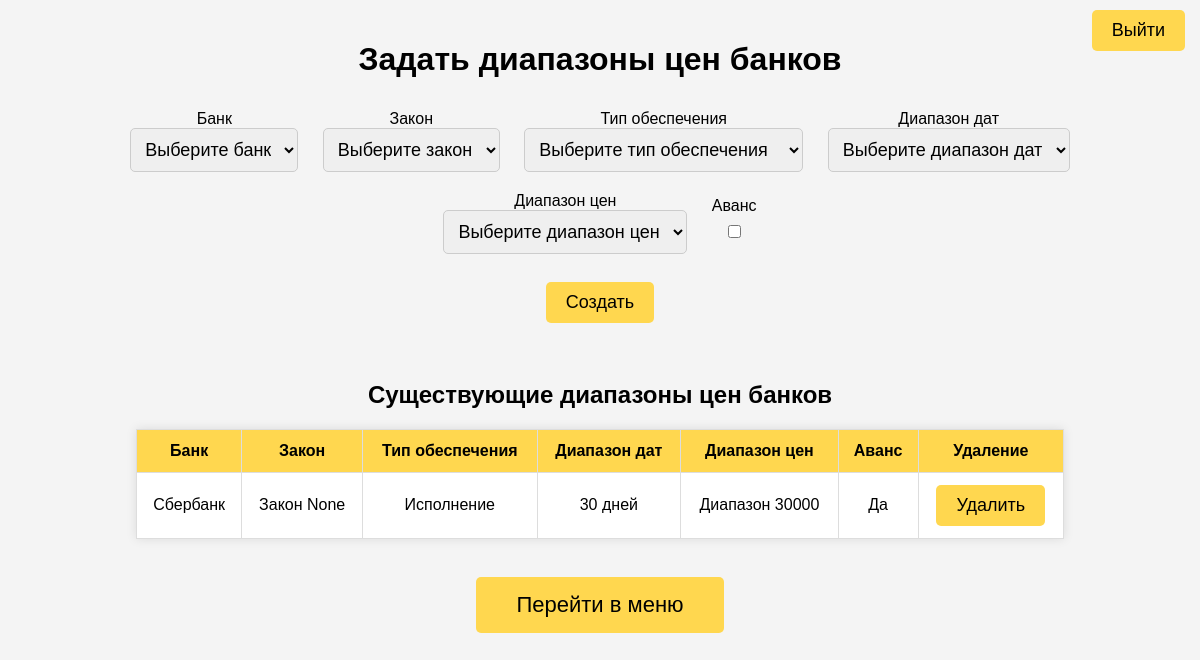
The app's page /create-object/ (signed in), older data.
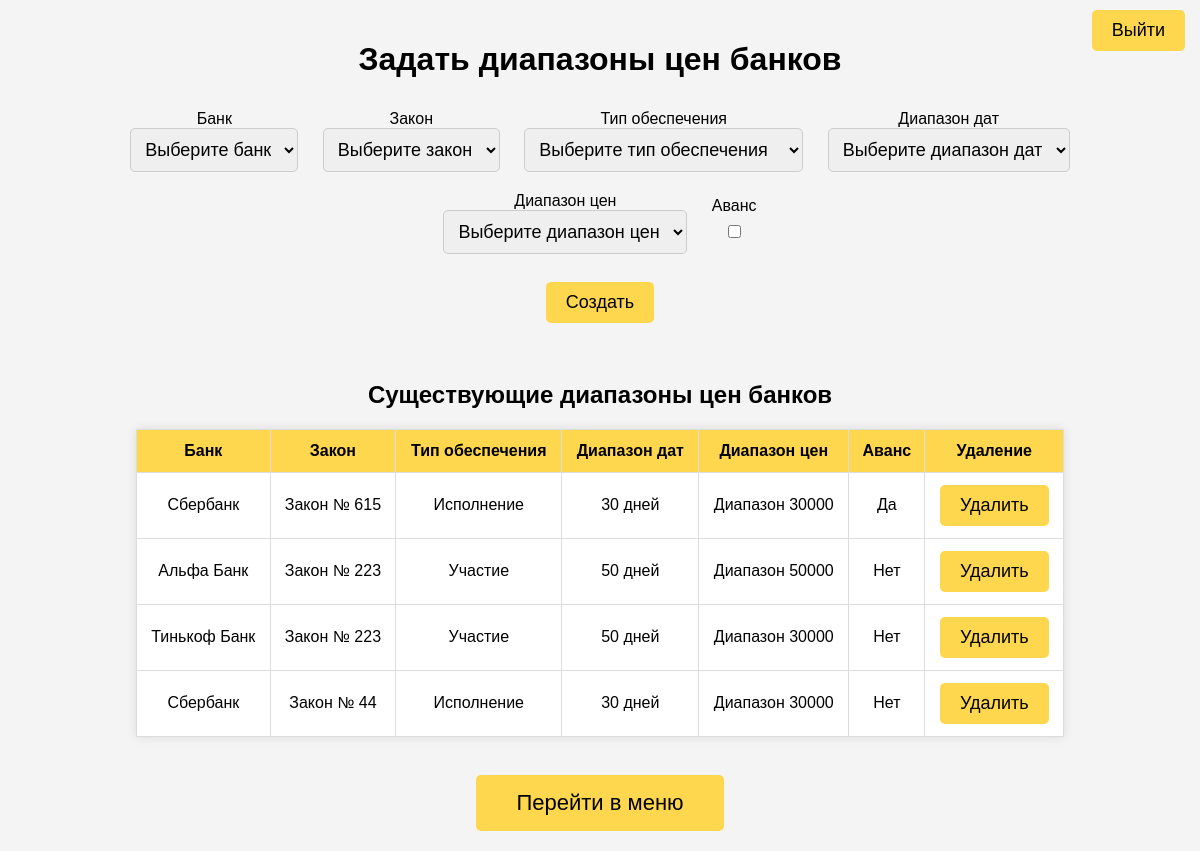
The same page, newer data.
### progarantii_app/models.py (models this page shows, shortened)
class PossibleRangePrices(models.Model):
    objects = models.Manager()
    bank = models.ForeignKey("Bank", on_delete=models.CASCADE, null=True, blank=True, verbose_name="Банк")
    law = models.ForeignKey("Law", on_delete=models.CASCADE, null=True, blank=True, verbose_name="Закон")
    guarantee = models.ForeignKey("Guarantee", on_delete=models.CASCADE, null=True, blank=True, verbose_name="Гарантия")
    have_advance = models.BooleanField(default=False, blank=True, null=True, verbose_name='Аванс')
    date_range_name = models.ForeignKey("DateRangeName", on_delete=models.CASCADE, null=True, blank=True,
                                        verbose_name="Диапазон дат")
    price_range_name = models.ForeignKey("PriceRangeName", on_delete=models.CASCADE, null=True, blank=True,
                                         verbose_name="Диапазон цен")

class Bank(models.Model):
    objects = models.Manager()
    AKRA_RATING = [('AAA(RU)', 'AAA(RU)'), ('AA+(RU)', 'AA+(RU)'), ('AA(RU)', 'AA(RU)'), ('AA-(RU)', 'AA-(RU)'),
                   ('A+(RU)', 'A+(RU)'), ('A+(RU)', 'A+(RU)'), ('A(RU)', 'A(RU)'), ('A-(RU)', 'A-(RU)'),
                   ('BBB+(RU)', 'BBB+(RU)'), ('BBB+(RU)', 'BBB+(RU)'), ('BBB(RU)', 'BBB(RU)'), ('BBB-(RU)', 'BBB-(RU)'),
                   ('BB+(RU)', 'BB+(RU)'), ('BB+(RU)', 'BB+(RU)'), ('BB(RU)', 'BB(RU)'), ('BB-(RU)', 'BB-(RU)'),
                   ('B+(RU)', 'B+(RU)'), ('B(RU)', 'B(RU)'), ('B-(RU)', 'B-(RU)')]
    EXPERT_RA = [('ruAAA', 'ruAAA'), ('ruAA+', 'ruAA+'), ('ruAA', 'ruAA'), ('ruAA-', 'ruAA-'), ('ruA+', 'ruA+'),
                 ('ruA', 'ruA'), ('ruA-', 'ruA-'), ('ruBBB+', 'ruBBB+'), ('ruBBB', 'ruBBB'), ('ruBBB-', 'ruBBB-'),
                 ('ruBB+', 'ruBB+'), ('ruBB', 'ruBB'), ('ruBB-', 'ruBB-'), ('ruB+', 'ruB+'), ('ruB', 'ruB'),
                 ('ruB-', 'ruB-')]
    full_name = models.CharField(max_length=255, unique=True, verbose_name='Полное название')
    short_name = models.CharField(max_length=255, unique=True, blank=True, null=True, verbose_name='Короткое название')
    license_number = models.PositiveIntegerField(blank=True, null=True, verbose_name='Номер лицензии')
    url = models.URLField(max_length=200, unique=True, null=True, blank=True, verbose_name="Ссылка")
    AKRA_rating = models.CharField(max_length=50, choices=AKRA_RATING, blank=True, verbose_name='Рейтинг АКР')
    Expert_RA = models.CharField(max_length=50, choices=EXPERT_RA, blank=True, null=True,
                                 verbose_name='Рейтинг Эксперт РА')
    def __str__(self):
        return self.full_name

class Law(models.Model):
    objects = models.Manager()
    TYPES_OF_LAW = [('№ 44', '№ 44'),
                    ('№ 223', '№ 223'),
                    ('№ 615', '№ 615')]
    type_of_law = models.CharField(max_length=50, choices=TYPES_OF_LAW, blank=True, null=True,
                                   verbose_name='Тип закона')
    def __str__(self):
        return f'Закон {self.type_of_law}'

class Guarantee(models.Model):
    objects = models.Manager()
    TYPES_OF_GUARANTEE = [
        ('Участие', 'Участие'), ('Исполнение', 'Исполнение'),
        ('Гарантийные обязательства', 'Гарантийные обязательства')]
    type_of_guarantee = models.CharField(max_length=50, choices=TYPES_OF_GUARANTEE, blank=True, null=True,
                                         verbose_name='Тип гарантии')
    def __str__(self):
        return f'{self.type_of_guarantee}'

class DateRangeName(models.Model):
    objects = models.Manager()
    name = models.CharField(max_length=40, unique=True, blank=True, null=True, verbose_name="Имя диапазона")
    def __str__(self):
        return f'{self.name} дней'

class PriceRangeName(models.Model):
    objects = models.Manager()
    name = models.CharField(max_length=40, unique=True, blank=True, null=True, verbose_name="Имя диапазона")
    def __str__(self):
        return f'Диапазон {self.name}'

### progarantii_app/views.py (the view, shortened to what this page needs)
# urls.py: path('create-object/', views.PossibleRangePricesView.as_view(), name='possiblerangeprices'),
class PossibleRangePricesView(LoginRequiredMixin, View):
    def get(self, request):
        banks = models.Bank.objects.all()
        laws = models.Law.objects.all()
        guarantees = models.Guarantee.objects.all()
        date_range_names = models.DateRangeName.objects.all()
        price_range_names = models.PriceRangeName.objects.all()
        existing_objects = models.PossibleRangePrices.objects.all()
        context = {
            'banks': banks,
            'laws': laws,
            'guarantees': guarantees,
            'date_range_names': date_range_names,
            'price_range_names': price_range_names,
            'existing_objects': existing_objects,
        }
        return render(request, 'progarantii_app/create_object.html', context)

### templates/progarantii_app/create_object.html (shortened to what this page needs)
<!DOCTYPE html>
{% load static %}
<html lang="ru">
<head>
    <link rel="stylesheet" href="{% static 'progarantii_app/css/create_object_styles.css'%}">
</head>
<body>
    <form method="post" action="{% url 'account_logout' %}" class="logout-form">
        <button type="submit">Выйти</button>
    </form>
    <div>
        <h1>Задать диапазоны цен банков</h1>
        <form method="post" class="mb-5">
            <div>
                <div style="display: inline-block; margin: 10px;">
                    <label for="bank">Банк</label><br>
                    <select name="bank" id="bank">
                        <option value="">Выберите банк</option>
                    </select>
                </div>
                <div style="display: inline-block; margin: 10px;">
                    <label for="law">Закон</label><br>
                    <select name="law" id="law">
                        <option value="">Выберите закон</option>
                    </select>
                </div>
                <div style="display: inline-block; margin: 10px;">
                    <label for="guarantee">Тип обеспечения</label><br>
                    <select name="guarantee" id="guarantee">
                        <option value="">Выберите тип обеспечения</option>
                    </select>
                </div>
                <div style="display: inline-block; margin: 10px;">
                    <label for="date_range_name">Диапазон дат</label><br>
                    <select name="date_range_name" id="date_range_name">
                        <option value="">Выберите диапазон дат</option>
                    </select>
                </div>
                <div style="display: inline-block; margin: 10px;">
                    <label for="price_range_name">Диапазон цен</label><br>
                    <select name="price_range_name" id="price_range_name">
                        <option value="">Выберите диапазон цен</option>
                    </select>
                </div>
                <div style="display: inline-block; margin: 10px;">
                    <label for="have_advance">Аванс</label><br>
                    <input type="checkbox" name="have_advance" id="have_advance" class="form-check-input">
                </div>
            </div>
            <br>
            <button type="submit">Создать</button>
        </form>
        <br>
        <h2>Существующие диапазоны цен банков</h2>
        <table>
            <thead>
                <tr>
                    <th>Банк</th>
                    <th>Закон</th>
                    <th>Тип обеспечения</th>
                    <th>Диапазон дат</th>
                    <th>Диапазон цен</th>
                    <th>Аванс</th>
                    <th>Удаление</th>
                </tr>
            </thead>
            <tbody>
                {% for obj in existing_objects %}
                    <tr>
                        <td>{{ obj.bank|default:"—" }}</td>
                        <td>{{ obj.law|default:"—" }}</td>
                        <td>{{ obj.guarantee|default:"—" }}</td>
                        <td>{{ obj.date_range_name|default:"—" }}</td>
                        <td>{{ obj.price_range_name|default:"—" }}</td>
                        <td>{{ obj.have_advance|yesno:"Да,Нет" }}</td>
                        <td>
                            <form method="post" style="display:inline;">
                                <button type="submit" onclick="return confirm('Вы уверены, что хотите удалить этот объект?');">Удалить</button>
                            </form>
                        </td>
                    </tr>
                {% empty %}
                    <tr>
                        <td colspan="7" class="text-center">Объектов пока нет</td>
                    </tr>
                {% endfor %}
            </tbody>
        </table>
        <br>
        <a href="{% url 'menu' %}">
            <button type="button" class="redirect-button">Перейти в меню</button>
        </a>
    </div>
</body>
</html>

### static/progarantii_app/css/create_object_styles.css (style rules this page uses)
body { font-family: Arial, sans-serif; background-color: #f4f4f4; margin: 0; padding: 20px; text-align: center; }
h1, h2 { color: black; }
form { margin-bottom: 20px; }
select { padding: 10px; font-size: 18px; border-radius: 5px; border: 1px solid #ccc; }
button { padding: 10px 20px; font-size: 18px; color: black; background-color: #FFD74F; border: none; border-radius: 5px; cursor: pointer; }
table { width: 80%; margin: auto; border-collapse: collapse; background-color: white; box-shadow: 0px 0px 10px rgba(0, 0, 0, 0.1); }
th, td { border: 1px solid #ddd; padding: 12px; text-align: center; }
th { background-color: #FFD74F; color: black; }
.form-check-input { margin-top: 10px; }
.logout-form { position: absolute; top: 10px; right: 15px; }
.redirect-button { padding: 15px 40px; font-size: 22px; margin-top: 20px; }

Row changes from the older to the newer data that the page shows:
changed through a linked row, PossibleRangePrices "Да": law "Закон None" → "Закон № 615"
added PossibleRangePrices: bank "Альфа Банк", law "Закон № 223", guarantee "Участие", date_range_name "50 дней", price_range_name "Диапазон 50000", have_advance "Нет"
added PossibleRangePrices: bank "Тинькоф Банк", law "Закон № 223", guarantee "Участие", date_range_name "50 дней", price_range_name "Диапазон 30000", have_advance "Нет"
added PossibleRangePrices: bank "Сбербанк", law "Закон № 44", guarantee "Исполнение", date_range_name "30 дней", price_range_name "Диапазон 30000", have_advance "Нет"
